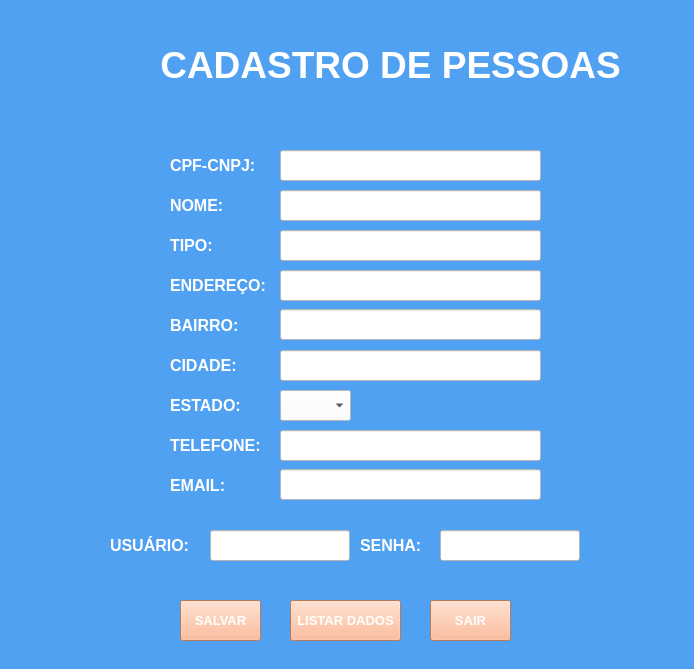
<?xml version="1.0" encoding="UTF-8"?>
<ui version="4.0">
 <class>MainWindow</class>
 <widget class="QMainWindow" name="MainWindow">
  <property name="geometry">
   <rect>
    <x>0</x>
    <y>0</y>
    <width>694</width>
    <height>669</height>
   </rect>
  </property>
  <property name="windowTitle">
   <string>MainWindow</string>
  </property>
  <property name="styleSheet">
   <string notr="true">background-color: rgb(80, 161, 241);</string>
  </property>
  <widget class="QWidget" name="centralwidget">
   <widget class="QLabel" name="label">
    <property name="geometry">
     <rect>
      <x>160</x>
      <y>20</y>
      <width>461</width>
      <height>91</height>
     </rect>
    </property>
    <property name="text">
     <string>&lt;html&gt;&lt;head/&gt;&lt;body&gt;&lt;p align=&quot;center&quot;&gt;&lt;span style=&quot; font-size:28pt; font-weight:600; color:#ffffff;&quot;&gt;CADASTRO DE PESSOAS&lt;/span&gt;&lt;/p&gt;&lt;/body&gt;&lt;/html&gt;</string>
    </property>
    <property name="alignment">
     <set>Qt::AlignCenter</set>
    </property>
   </widget>
   <widget class="QLineEdit" name="lineEdit">
    <property name="geometry">
     <rect>
      <x>280</x>
      <y>150</y>
      <width>261</width>
      <height>31</height>
     </rect>
    </property>
    <property name="styleSheet">
     <string notr="true">background-color: rgb(255, 255, 255);
color: rgb(0, 0, 0);</string>
    </property>
   </widget>
   <widget class="QLabel" name="label_2">
    <property name="geometry">
     <rect>
      <x>170</x>
      <y>150</y>
      <width>101</width>
      <height>31</height>
     </rect>
    </property>
    <property name="text">
     <string>&lt;html&gt;&lt;head/&gt;&lt;body&gt;&lt;p&gt;&lt;span style=&quot; font-size:12pt; font-weight:600; color:#ffffff;&quot;&gt;CPF-CNPJ:&lt;/span&gt;&lt;/p&gt;&lt;/body&gt;&lt;/html&gt;</string>
    </property>
   </widget>
   <widget class="QLabel" name="label_3">
    <property name="geometry">
     <rect>
      <x>170</x>
      <y>230</y>
      <width>101</width>
      <height>31</height>
     </rect>
    </property>
    <property name="text">
     <string>&lt;html&gt;&lt;head/&gt;&lt;body&gt;&lt;p&gt;&lt;span style=&quot; font-size:12pt; font-weight:600; color:#ffffff;&quot;&gt;TIPO:&lt;/span&gt;&lt;/p&gt;&lt;/body&gt;&lt;/html&gt;</string>
    </property>
   </widget>
   <widget class="QLabel" name="label_4">
    <property name="geometry">
     <rect>
      <x>170</x>
      <y>190</y>
      <width>101</width>
      <height>31</height>
     </rect>
    </property>
    <property name="text">
     <string>&lt;html&gt;&lt;head/&gt;&lt;body&gt;&lt;p&gt;&lt;span style=&quot; font-size:12pt; font-weight:600; color:#ffffff;&quot;&gt;NOME:&lt;/span&gt;&lt;/p&gt;&lt;/body&gt;&lt;/html&gt;</string>
    </property>
   </widget>
   <widget class="QLineEdit" name="lineEdit_2">
    <property name="geometry">
     <rect>
      <x>280</x>
      <y>190</y>
      <width>261</width>
      <height>31</height>
     </rect>
    </property>
    <property name="styleSheet">
     <string notr="true">background-color: rgb(255, 255, 255);
color: rgb(0, 0, 0);</string>
    </property>
   </widget>
   <widget class="QLabel" name="label_5">
    <property name="geometry">
     <rect>
      <x>170</x>
      <y>270</y>
      <width>101</width>
      <height>31</height>
     </rect>
    </property>
    <property name="text">
     <string>&lt;html&gt;&lt;head/&gt;&lt;body&gt;&lt;p&gt;&lt;span style=&quot; font-size:12pt; font-weight:600; color:#ffffff;&quot;&gt;ENDEREÇO:&lt;/span&gt;&lt;/p&gt;&lt;/body&gt;&lt;/html&gt;</string>
    </property>
   </widget>
   <widget class="QLabel" name="label_6">
    <property name="geometry">
     <rect>
      <x>170</x>
      <y>310</y>
      <width>101</width>
      <height>31</height>
     </rect>
    </property>
    <property name="text">
     <string>&lt;html&gt;&lt;head/&gt;&lt;body&gt;&lt;p&gt;&lt;span style=&quot; font-size:12pt; font-weight:600; color:#ffffff;&quot;&gt;BAIRRO:&lt;/span&gt;&lt;/p&gt;&lt;/body&gt;&lt;/html&gt;</string>
    </property>
   </widget>
   <widget class="QLineEdit" name="lineEdit_3">
    <property name="geometry">
     <rect>
      <x>280</x>
      <y>270</y>
      <width>261</width>
      <height>31</height>
     </rect>
    </property>
    <property name="styleSheet">
     <string notr="true">background-color: rgb(255, 255, 255);
color: rgb(0, 0, 0);</string>
    </property>
   </widget>
   <widget class="QLineEdit" name="lineEdit_4">
    <property name="geometry">
     <rect>
      <x>280</x>
      <y>309</y>
      <width>261</width>
      <height>31</height>
     </rect>
    </property>
    <property name="styleSheet">
     <string notr="true">background-color: rgb(255, 255, 255);
color: rgb(0, 0, 0);</string>
    </property>
   </widget>
   <widget class="QLabel" name="label_7">
    <property name="geometry">
     <rect>
      <x>170</x>
      <y>350</y>
      <width>101</width>
      <height>31</height>
     </rect>
    </property>
    <property name="text">
     <string>&lt;html&gt;&lt;head/&gt;&lt;body&gt;&lt;p&gt;&lt;span style=&quot; font-size:12pt; font-weight:600; color:#ffffff;&quot;&gt;CIDADE:&lt;/span&gt;&lt;/p&gt;&lt;/body&gt;&lt;/html&gt;</string>
    </property>
   </widget>
   <widget class="QLabel" name="label_8">
    <property name="geometry">
     <rect>
      <x>170</x>
      <y>390</y>
      <width>101</width>
      <height>31</height>
     </rect>
    </property>
    <property name="text">
     <string>&lt;html&gt;&lt;head/&gt;&lt;body&gt;&lt;p&gt;&lt;span style=&quot; font-size:12pt; font-weight:600; color:#ffffff;&quot;&gt;ESTADO:&lt;/span&gt;&lt;/p&gt;&lt;/body&gt;&lt;/html&gt;</string>
    </property>
   </widget>
   <widget class="QLabel" name="label_9">
    <property name="geometry">
     <rect>
      <x>170</x>
      <y>430</y>
      <width>101</width>
      <height>31</height>
     </rect>
    </property>
    <property name="text">
     <string>&lt;html&gt;&lt;head/&gt;&lt;body&gt;&lt;p&gt;&lt;span style=&quot; font-size:12pt; font-weight:600; color:#ffffff;&quot;&gt;TELEFONE:&lt;/span&gt;&lt;/p&gt;&lt;/body&gt;&lt;/html&gt;</string>
    </property>
   </widget>
   <widget class="QLabel" name="label_10">
    <property name="geometry">
     <rect>
      <x>170</x>
      <y>470</y>
      <width>101</width>
      <height>31</height>
     </rect>
    </property>
    <property name="text">
     <string>&lt;html&gt;&lt;head/&gt;&lt;body&gt;&lt;p&gt;&lt;span style=&quot; font-size:12pt; font-weight:600; color:#ffffff;&quot;&gt;EMAIL:&lt;/span&gt;&lt;/p&gt;&lt;/body&gt;&lt;/html&gt;</string>
    </property>
   </widget>
   <widget class="QLineEdit" name="lineEdit_5">
    <property name="geometry">
     <rect>
      <x>280</x>
      <y>350</y>
      <width>261</width>
      <height>31</height>
     </rect>
    </property>
    <property name="styleSheet">
     <string notr="true">background-color: rgb(255, 255, 255);
color: rgb(0, 0, 0);</string>
    </property>
   </widget>
   <widget class="QLineEdit" name="lineEdit_7">
    <property name="geometry">
     <rect>
      <x>280</x>
      <y>430</y>
      <width>261</width>
      <height>31</height>
     </rect>
    </property>
    <property name="styleSheet">
     <string notr="true">background-color: rgb(255, 255, 255);
color: rgb(0, 0, 0);</string>
    </property>
   </widget>
   <widget class="QLineEdit" name="lineEdit_8">
    <property name="geometry">
     <rect>
      <x>280</x>
      <y>469</y>
      <width>261</width>
      <height>31</height>
     </rect>
    </property>
    <property name="styleSheet">
     <string notr="true">background-color: rgb(255, 255, 255);
color: rgb(0, 0, 0);</string>
    </property>
   </widget>
   <widget class="QLineEdit" name="lineEdit_9">
    <property name="geometry">
     <rect>
      <x>280</x>
      <y>230</y>
      <width>261</width>
      <height>31</height>
     </rect>
    </property>
    <property name="styleSheet">
     <string notr="true">background-color: rgb(255, 255, 255);
color: rgb(0, 0, 0);</string>
    </property>
   </widget>
   <widget class="QPushButton" name="btEnviarPessoas">
    <property name="geometry">
     <rect>
      <x>180</x>
      <y>600</y>
      <width>81</width>
      <height>41</height>
     </rect>
    </property>
    <property name="font">
     <font>
      <pointsize>10</pointsize>
      <weight>75</weight>
      <bold>true</bold>
     </font>
    </property>
    <property name="styleSheet">
     <string notr="true">color: rgb(255, 255, 255);
background-color: rgb(255, 170, 127);</string>
    </property>
    <property name="text">
     <string>SALVAR</string>
    </property>
   </widget>
   <widget class="QPushButton" name="btListarPessoas">
    <property name="geometry">
     <rect>
      <x>290</x>
      <y>600</y>
      <width>111</width>
      <height>41</height>
     </rect>
    </property>
    <property name="font">
     <font>
      <pointsize>10</pointsize>
      <weight>75</weight>
      <bold>true</bold>
     </font>
    </property>
    <property name="styleSheet">
     <string notr="true">color: rgb(255, 255, 255);
background-color: rgb(255, 170, 127);</string>
    </property>
    <property name="text">
     <string>LISTAR DADOS</string>
    </property>
   </widget>
   <widget class="QPushButton" name="btSairPessoas">
    <property name="geometry">
     <rect>
      <x>430</x>
      <y>600</y>
      <width>81</width>
      <height>41</height>
     </rect>
    </property>
    <property name="font">
     <font>
      <pointsize>10</pointsize>
      <weight>75</weight>
      <bold>true</bold>
     </font>
    </property>
    <property name="styleSheet">
     <string notr="true">color: rgb(255, 255, 255);
background-color: rgb(255, 170, 127);</string>
    </property>
    <property name="text">
     <string>SAIR</string>
    </property>
   </widget>
   <widget class="QComboBox" name="comboBox">
    <property name="geometry">
     <rect>
      <x>280</x>
      <y>390</y>
      <width>71</width>
      <height>31</height>
     </rect>
    </property>
    <property name="styleSheet">
     <string notr="true">color: rgb(0, 0, 0);
background-color: rgb(255, 255, 255);</string>
    </property>
   </widget>
   <widget class="QLabel" name="label_11">
    <property name="geometry">
     <rect>
      <x>20</x>
      <y>20</y>
      <width>121</width>
      <height>91</height>
     </rect>
    </property>
    <property name="text">
     <string/>
    </property>
    <property name="pixmap">
     <pixmap>../Apresentação1-removebg-previewaawwwwwwwwwwww.png</pixmap>
    </property>
    <property name="scaledContents">
     <bool>true</bool>
    </property>
   </widget>
   <widget class="QLabel" name="label_12">
    <property name="geometry">
     <rect>
      <x>110</x>
      <y>530</y>
      <width>101</width>
      <height>31</height>
     </rect>
    </property>
    <property name="text">
     <string>&lt;html&gt;&lt;head/&gt;&lt;body&gt;&lt;p&gt;&lt;span style=&quot; font-size:12pt; font-weight:600; color:#ffffff;&quot;&gt;USUÁRIO:&lt;/span&gt;&lt;/p&gt;&lt;/body&gt;&lt;/html&gt;</string>
    </property>
   </widget>
   <widget class="QLineEdit" name="lineEdit_6">
    <property name="geometry">
     <rect>
      <x>210</x>
      <y>530</y>
      <width>140</width>
      <height>31</height>
     </rect>
    </property>
    <property name="styleSheet">
     <string notr="true">background-color: rgb(255, 255, 255);
color: rgb(0, 0, 0);</string>
    </property>
   </widget>
   <widget class="QLabel" name="label_13">
    <property name="geometry">
     <rect>
      <x>360</x>
      <y>530</y>
      <width>101</width>
      <height>31</height>
     </rect>
    </property>
    <property name="text">
     <string>&lt;html&gt;&lt;head/&gt;&lt;body&gt;&lt;p&gt;&lt;span style=&quot; font-size:12pt; font-weight:600; color:#ffffff;&quot;&gt;SENHA:&lt;/span&gt;&lt;/p&gt;&lt;/body&gt;&lt;/html&gt;</string>
    </property>
   </widget>
   <widget class="QLineEdit" name="lineEdit_10">
    <property name="geometry">
     <rect>
      <x>440</x>
      <y>530</y>
      <width>140</width>
      <height>31</height>
     </rect>
    </property>
    <property name="styleSheet">
     <string notr="true">background-color: rgb(255, 255, 255);
color: rgb(0, 0, 0);</string>
    </property>
   </widget>
  </widget>
  <widget class="QStatusBar" name="statusbar"/>
 </widget>
 <resources/>
 <connections/>
</ui>
